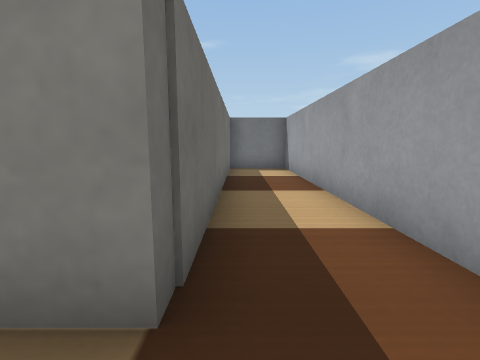
View 1 (above)

22 first-person views from a walk through a world built for the Webots simulator. The camera is 0.05 m above the floor, tilts 8° down and sees 85° across. The floor is counted in squares, 0.05 m on a side. Each view is taken from the middle of a square. On the plan, view 1 faces up. The plan holds only what a view shows up to about 11 squares ahead; the rest is blank. The robots in the file are not drawn. Simple shapes and patterns stand in for the simulator's stock objects.

View 2
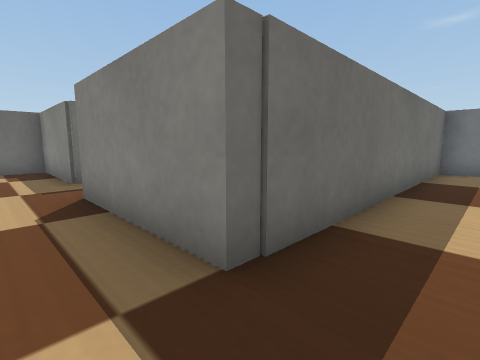

View 3
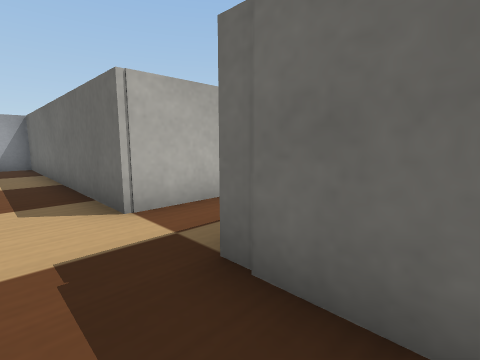

View 4
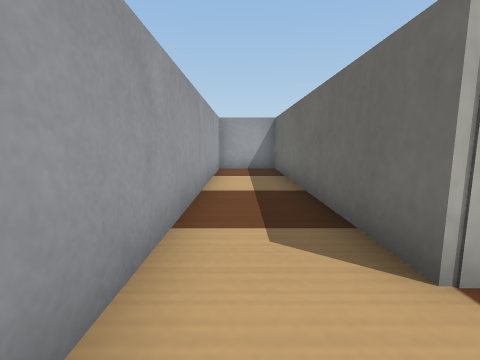

View 5
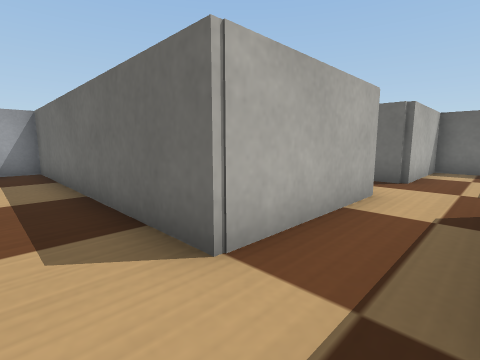

View 6
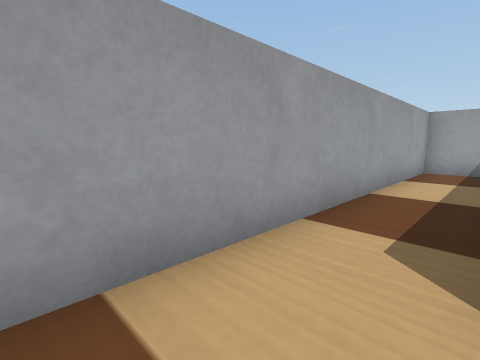

View 7
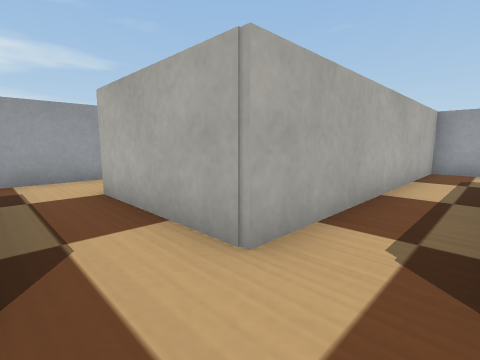

View 8
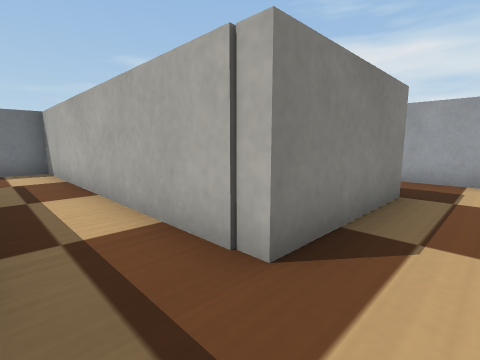

View 9
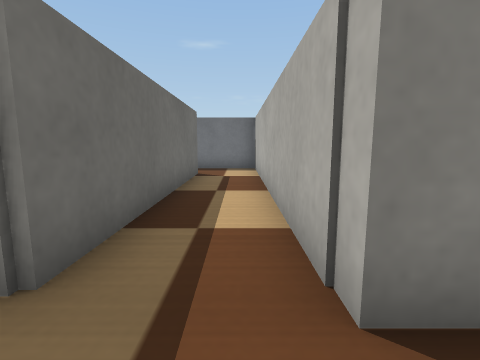

View 10
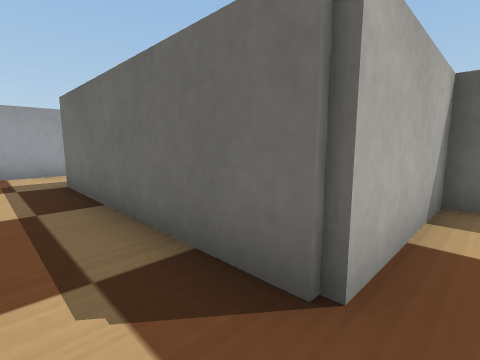

View 11
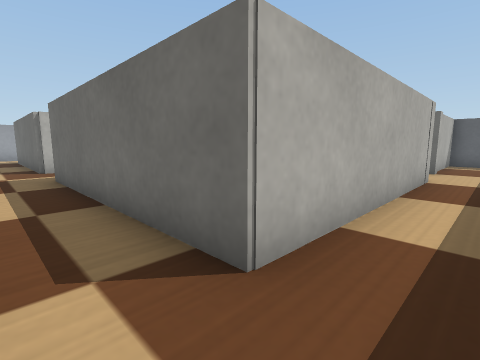

View 12
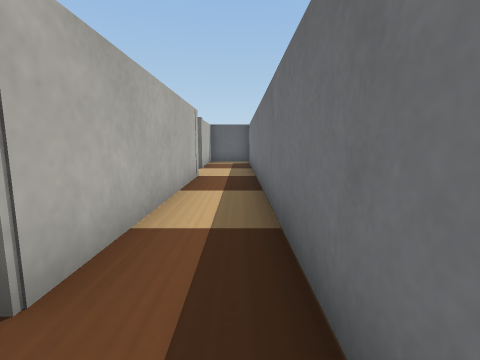

View 13
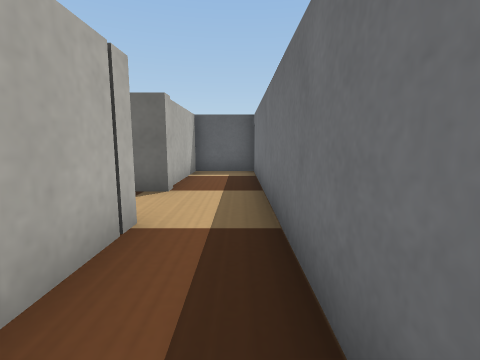

View 14
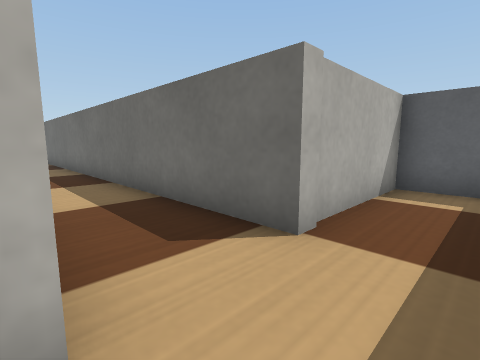

View 15
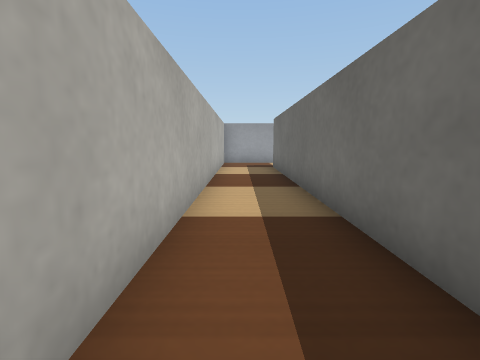

View 16
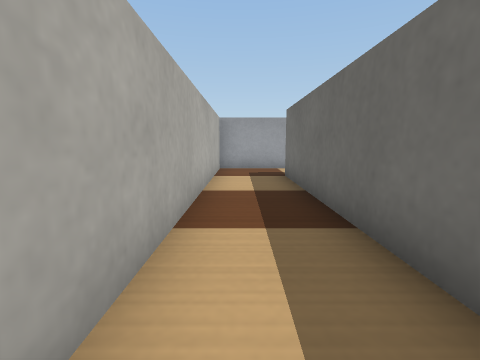

View 17
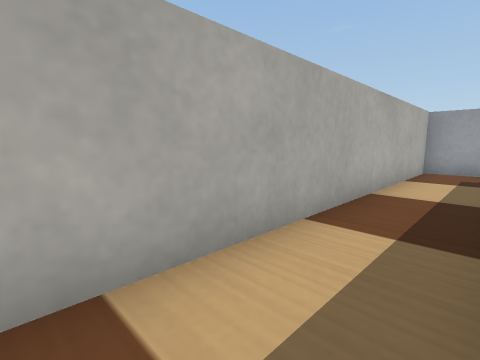

View 18
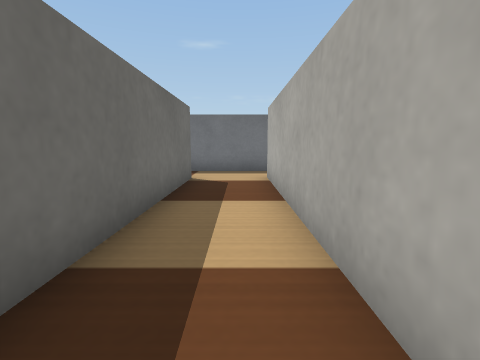

View 19
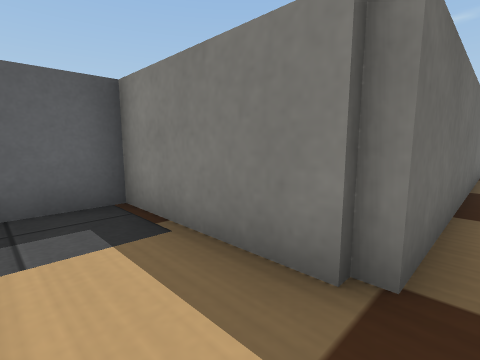

View 20
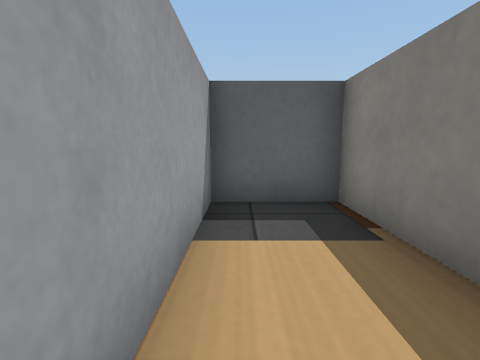

View 21
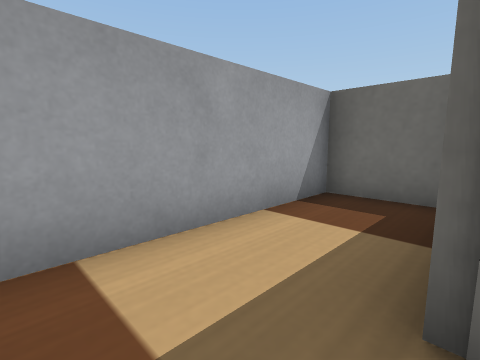

View 22
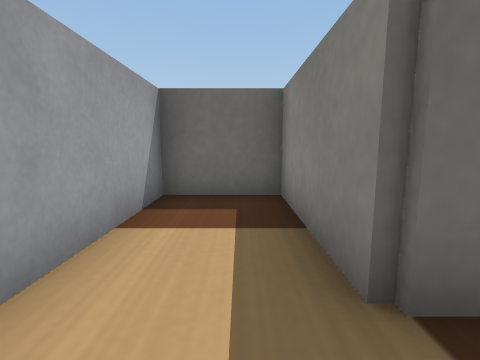

### Floor plan
Points are (right, up) in squares from view 1. A wall is a line through its corners. A room is listed if a view was taken in it or the views show most of it. See-through windows are left out.
Room 1 (views 1, 2, 3, 4, 5, 6)
walls: (-4.4, -0.7) (-0.4, -0.7) (-0.4, -9.5) (1.8, -9.5) (1.8, 10.5) (-0.4, 10.5) (-0.4, 1.3) (-4.4, 1.3)
ways out: opening at (-4, 0) to room 2
Room 2 (views 7, 8, 9, 10, 11, 12, 13, 14, 21, 22)
walls: (-4.4, 1.3) (-4.4, 10.5) (-13.4, 10.5); (-13.2, 8.7) (-6.4, 8.7) (-6.4, 1.7) (-10, 1.7) (-10, -0.7) (-6.4, -0.7) (-6.4, -7.3) (-10, -7.3) (-10, -9.5) (-4.4, -9.5) (-4.4, -0.7)
ways out: opening at (-4, 0) to room 1; opening at (-13, 10) to room 3
Room 3 (views 15, 16, 17, 18, 19, 20)
walls: (-13.4, 10.5) (-19.4, 10.5) (-19.4, 8.4) (-15.4, 8.4) (-15.4, -7.3) (-19.4, -7.3) (-19.4, -9.5) (-13.2, -9.5) (-13.2, 8.7)
ways out: opening at (-13, 10) to room 2

Where each view was taken, in squares from view 1:
view 1: 0 up, 0 right, facing up
view 2: 0 up, 1 right, facing up-left
view 3: 3 up, 1 right, facing down-left
view 4: 1 up, 1 right, facing down
view 5: 1 up, 1 right, facing down-left
view 6: 1 up, 0 right, facing down-right
view 7: 1 up, 6 left, facing down-right
view 8: 0 up, 6 left, facing up-right
view 9: 0 up, 5 left, facing up
view 10: 0 up, 5 left, facing down-left
view 11: 10 up, 5 left, facing down-left
view 12: 10 up, 5 left, facing left
view 13: 10 up, 10 left, facing left
view 14: 10 up, 13 left, facing down-left
view 15: 4 up, 14 left, facing down
view 16: 1 up, 14 left, facing down
view 17: 1 up, 15 left, facing down-right
view 18: 1 up, 14 left, facing up
view 19: 9 down, 15 left, facing up-left
view 20: 9 down, 15 left, facing left
view 21: 7 down, 5 left, facing down-left
view 22: 8 down, 5 left, facing left
